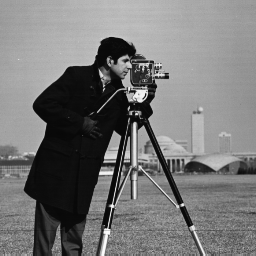
#> input picture cameraman.tif, 256 x 256 px
$ python main.py
#> lines starting #> are read from the running program, lines starting #| are printed output that depends on the picture
from PIL import Image
import numpy
from time import sleep

try:
    img = Image.open('cameraman.tif')
#> img is the input picture: PIL image 256x256 L; min 7, max 253, mean 118.7
except FileNotFoundError:
    print("Зображення не знайдено!")


def solar(img):
    newimarray = []
    imgarray = numpy.array(img)
    x_max = imgarray.max()
#> x_max = 253
    for i in range(len(imgarray)):
        temp = []
        for j in range(len(imgarray[i])):

            y_i_j = imgarray[i][j]*(x_max - imgarray[i][j])
            temp.append(y_i_j)

        newimarray.append(temp)
#> after the loop, newimarray = 256 items
    np_newarr = numpy.array(newimarray, dtype=numpy.uint8)
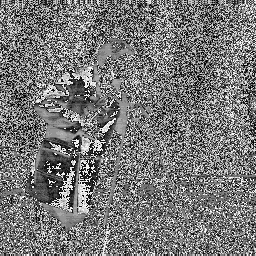
#> np_newarr: shape (256, 256); min 0, max 254, mean 119.6
    newIm = Image.fromarray(np_newarr)
    newIm.show()
    #print(np_newarr)
    return newIm


def lin_contrast(img, y_min, y_max):
#> called with y_min = 0, y_max = 255
    newimarray = []
    imgarray = numpy.array(img)
    y_min = y_min
    y_max = y_max
    x_min = imgarray.min()
#> x_min = 0
    x_max = imgarray.max()
#> x_max = 254
    for i in range(len(imgarray)):
        temp = []
        for j in range(len(imgarray[i])):

            y_i_j = ((imgarray[i][j] - x_min) / (x_max - x_min))*(y_max - y_min) + y_min
            temp.append(y_i_j)

        newimarray.append(temp)
#> after the loop, newimarray = 256 items
    np_newarr = numpy.array(newimarray, dtype=numpy.uint8)
    newIm = Image.fromarray(np_newarr)
    newIm.show()
    print(x_min, x_max)
#| 0 254
    print(np_newarr.min(), np_newarr.max())
#| 0 255


img.show()
sleep(3)

img_solar = solar(img)
sleep(3)

lin_contrast(img_solar, 0, 255)
